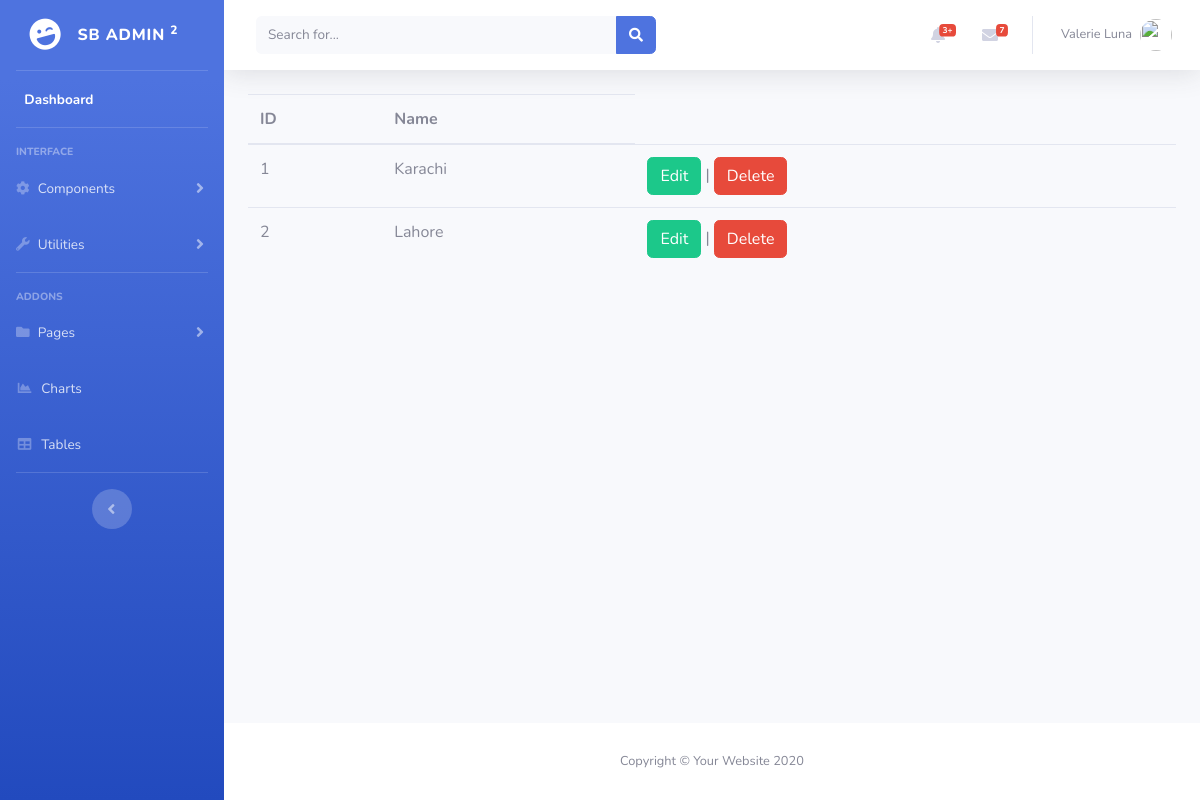
Screenshot of /city/index.php with the database file from the repository.
### tables this page shows
CREATE TABLE `city` (
  `C_id` int(50) NOT NULL,
  `C_name` varchar(100) NOT NULL
);

### city/index.php (the view, shortened to what this page needs)
<?php
include '../connection.php';
$query="Select * from city";
$result=mysqli_query($conn,$query);
?>
<?php
include "../adminpanel.php";
?>
<table class="table table-hover">
  <thead>
    <tr>
      <th scope="col">ID</th>
      <th scope="col">Name</th>
    </tr>
  </thead>
  <tbody>
  <?php while($row=mysqli_fetch_array($result))
        {
            ?>
    <tr>
        <td><?php echo $row['C_id'] ?></td>
        <td><?php echo $row['C_name']?></td>
<td><a href='edit.php?id=<?php echo $row['C_id'] ?>' class="btn btn-success ">Edit</a>  | <button class="btn btn-danger btndelete">Delete</button></td>
</tr>
        <?php }
        ?>
  </tbody>
</table>
<?php include "../adminpanelfooter.php"?>

### rows the page displays
city: C_id "1", C_name "Karachi"
city: C_id "2", C_name "Lahore"
